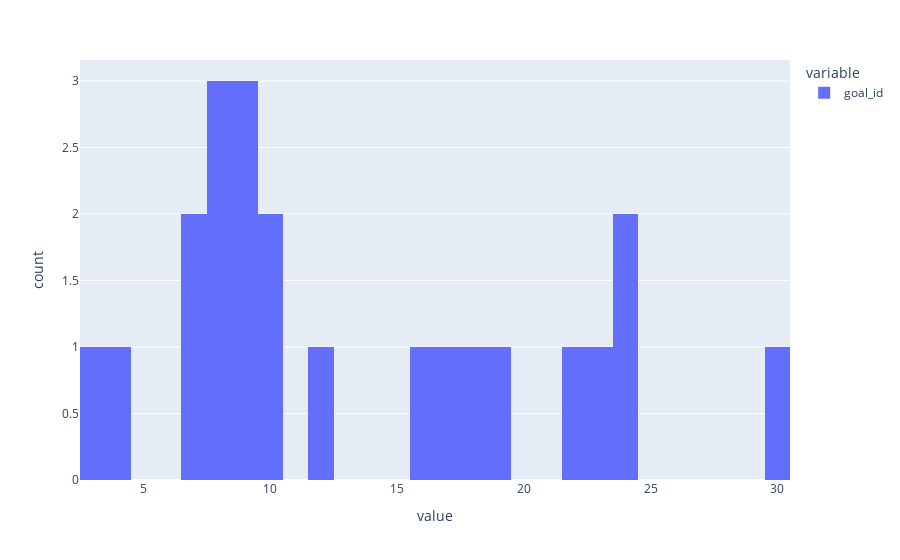

The notebook cell this image was saved under:
### Code cell
goals_count = goals[["goal_id", "tournament_id"]][goals.late_goal == 1].groupby("tournament_id").count()
px.histogram(goals_count, nbins=50).show()

### Figure 1 — Plotly figure (JSON) as saved in the notebook; plotly's stock layout.template omitted (floating-point values rounded to 4 significant figures)
{"data": [{"alignmentgroup": "True", "bingroup": "x", "hovertemplate": "variable=goal_id<br>value=%{x}<br>count=%{y}<extra></extra>", "legendgroup": "goal_id", "marker": {"color": "#636efa", "pattern": {"shape": ""}}, "name": "goal_id", "nbinsx": 50, "offsetgroup": "goal_id", "orientation": "v", "showlegend": true, "type": "histogram", "x": [7, 3, 9, 8, 12, 10, 9, 10, 8, 9, 4, 7, 8, 16, 18, 23, 19, 22, 17, 24, 30, 24], "xaxis": "x", "yaxis": "y"}], "layout": {"barmode": "relative", "legend": {"title": {"text": "variable"}, "tracegroupgap": 0}, "margin": {"t": 60}, "xaxis": {"anchor": "y", "domain": [0, 1], "title": {"text": "value"}}, "yaxis": {"anchor": "x", "domain": [0, 1], "title": {"text": "count"}}}}
